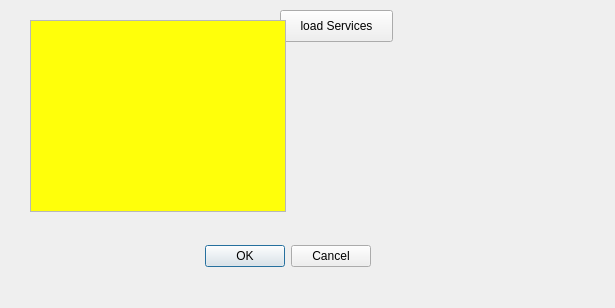
<?xml version="1.0" encoding="UTF-8"?>
<ui version="4.0">
 <class>QagolDialogBase</class>
 <widget class="QDialog" name="QagolDialogBase">
  <property name="geometry">
   <rect>
    <x>0</x>
    <y>0</y>
    <width>615</width>
    <height>308</height>
   </rect>
  </property>
  <property name="palette">
   <palette>
    <active>
     <colorrole role="Base">
      <brush brushstyle="SolidPattern">
       <color alpha="255">
        <red>255</red>
        <green>255</green>
        <blue>10</blue>
       </color>
      </brush>
     </colorrole>
     <colorrole role="NoRole">
      <brush brushstyle="SolidPattern">
       <color alpha="255">
        <red>0</red>
        <green>0</green>
        <blue>255</blue>
       </color>
      </brush>
     </colorrole>
    </active>
    <inactive>
     <colorrole role="Base">
      <brush brushstyle="SolidPattern">
       <color alpha="255">
        <red>255</red>
        <green>255</green>
        <blue>10</blue>
       </color>
      </brush>
     </colorrole>
     <colorrole role="NoRole">
      <brush brushstyle="SolidPattern">
       <color alpha="255">
        <red>0</red>
        <green>0</green>
        <blue>255</blue>
       </color>
      </brush>
     </colorrole>
    </inactive>
    <disabled>
     <colorrole role="Base">
      <brush brushstyle="SolidPattern">
       <color alpha="255">
        <red>236</red>
        <green>236</green>
        <blue>236</blue>
       </color>
      </brush>
     </colorrole>
     <colorrole role="NoRole">
      <brush brushstyle="SolidPattern">
       <color alpha="255">
        <red>0</red>
        <green>0</green>
        <blue>255</blue>
       </color>
      </brush>
     </colorrole>
    </disabled>
   </palette>
  </property>
  <property name="windowTitle">
   <string>Qagol</string>
  </property>
  <widget class="QDialogButtonBox" name="button_box">
   <property name="geometry">
    <rect>
     <x>30</x>
     <y>240</y>
     <width>341</width>
     <height>32</height>
    </rect>
   </property>
   <property name="orientation">
    <enum>Qt::Horizontal</enum>
   </property>
   <property name="standardButtons">
    <set>QDialogButtonBox::Cancel|QDialogButtonBox::Ok</set>
   </property>
  </widget>
  <widget class="QPushButton" name="loadServices">
   <property name="geometry">
    <rect>
     <x>280</x>
     <y>10</y>
     <width>113</width>
     <height>32</height>
    </rect>
   </property>
   <property name="text">
    <string>load Services</string>
   </property>
   <property name="checkable">
    <bool>false</bool>
   </property>
  </widget>
  <widget class="QListWidget" name="listWidget">
   <property name="geometry">
    <rect>
     <x>30</x>
     <y>20</y>
     <width>256</width>
     <height>192</height>
    </rect>
   </property>
  </widget>
 </widget>
 <resources/>
 <connections>
  <connection>
   <sender>button_box</sender>
   <signal>accepted()</signal>
   <receiver>QagolDialogBase</receiver>
   <slot>accept()</slot>
   <hints>
    <hint type="sourcelabel">
     <x>20</x>
     <y>20</y>
    </hint>
    <hint type="destinationlabel">
     <x>20</x>
     <y>20</y>
    </hint>
   </hints>
  </connection>
  <connection>
   <sender>button_box</sender>
   <signal>rejected()</signal>
   <receiver>QagolDialogBase</receiver>
   <slot>reject()</slot>
   <hints>
    <hint type="sourcelabel">
     <x>20</x>
     <y>20</y>
    </hint>
    <hint type="destinationlabel">
     <x>20</x>
     <y>20</y>
    </hint>
   </hints>
  </connection>
 </connections>
</ui>
